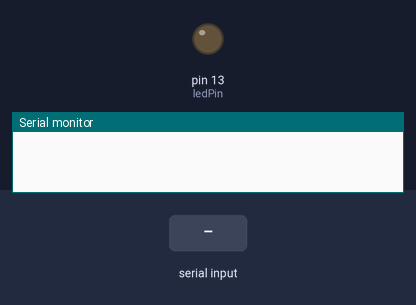
This sketch was run on a simulated Arduino Uno, built with avr-gcc and run on an emulated ATmega328P. On the bench: output pins drawn as LEDs (lit = HIGH), the last lines printed to the serial monitor. The inputs (shaded band) are chosen by the test bench.

Above: at 1.2 s.
1.3 s: "Y\n" received over Serial
At 2.4 s:
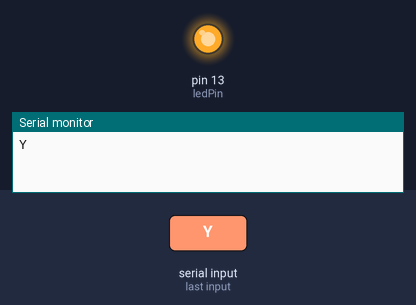
2.8 s: "N\n" received over Serial
At 3.6 s:
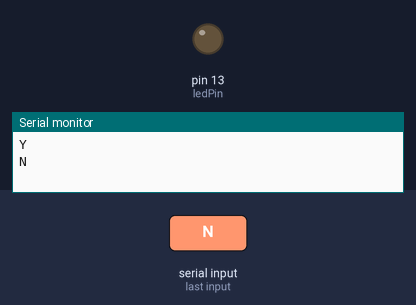
Timing chart, 0 to 5.8 s (numbered marks = the images above; inputs shaded):
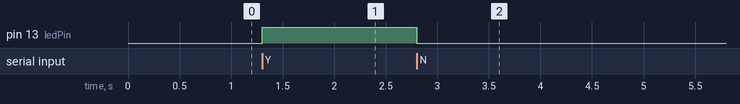

The sketch:

serial_led.ino
```cpp
const int ledPin = 13;

void setup()
{
  // start serial port at 38400 bps:
  Serial.begin(38400);
  // initialize digital pin LED_BUILTIN as an output.
  pinMode(ledPin, OUTPUT);
  while (!Serial)
  {
    ;  // wait for serial port to connect.
  }
}

void loop()
{
  // if we get a command, turn the LED on or off:
  char buffer[16];

  if (Serial.available() > 0)
  {
    int size = Serial.readBytesUntil('\n', buffer, sizeof(buffer) - 1);
    Serial.println(buffer);

    if (buffer[0] == 'Y')
    {
      digitalWrite(ledPin, HIGH);
    }
    if (buffer[0] == 'N')
    {
      digitalWrite(ledPin, LOW);
    }
  }
}
```

Measured:
- after the input at 1.3 s, pin 13 (ledPin): LOW → HIGH at once
- after the input at 2.8 s, pin 13 (ledPin): HIGH → LOW at once
